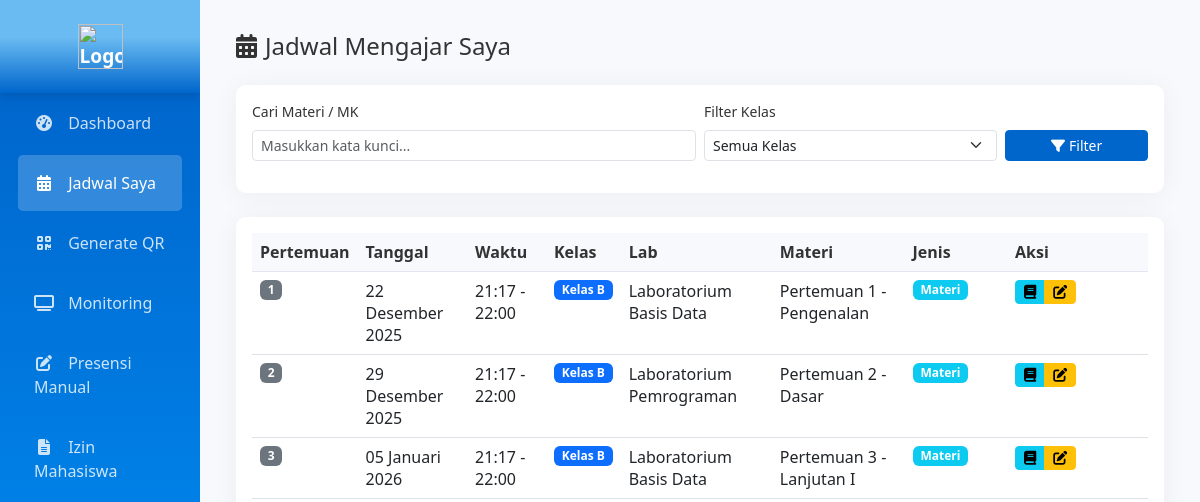
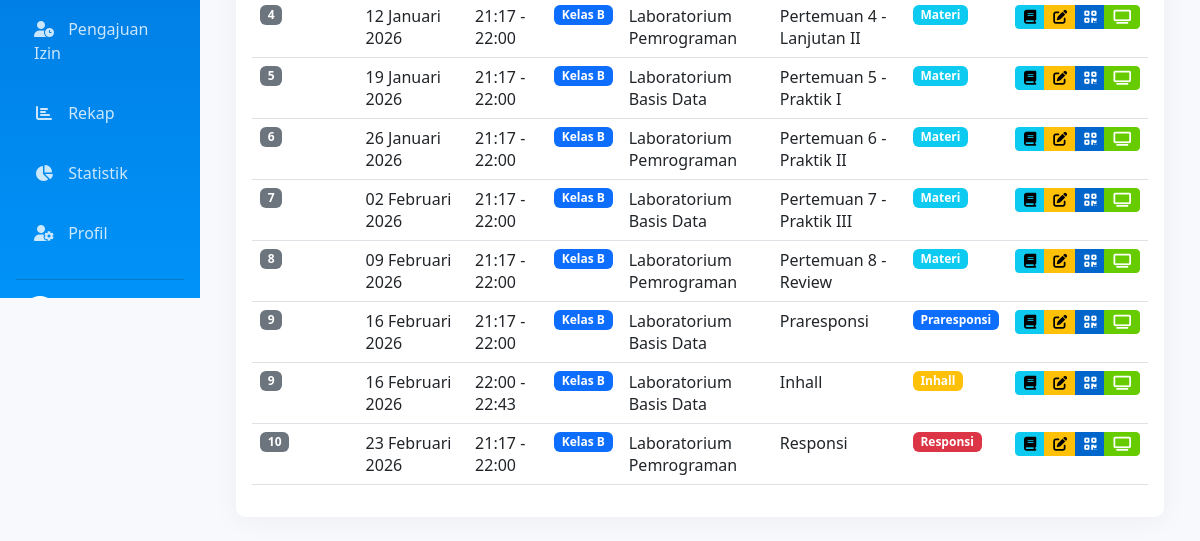
The app's page /index.php?page=asisten_jadwal (signed in), older data (2 pictures, top to bottom).
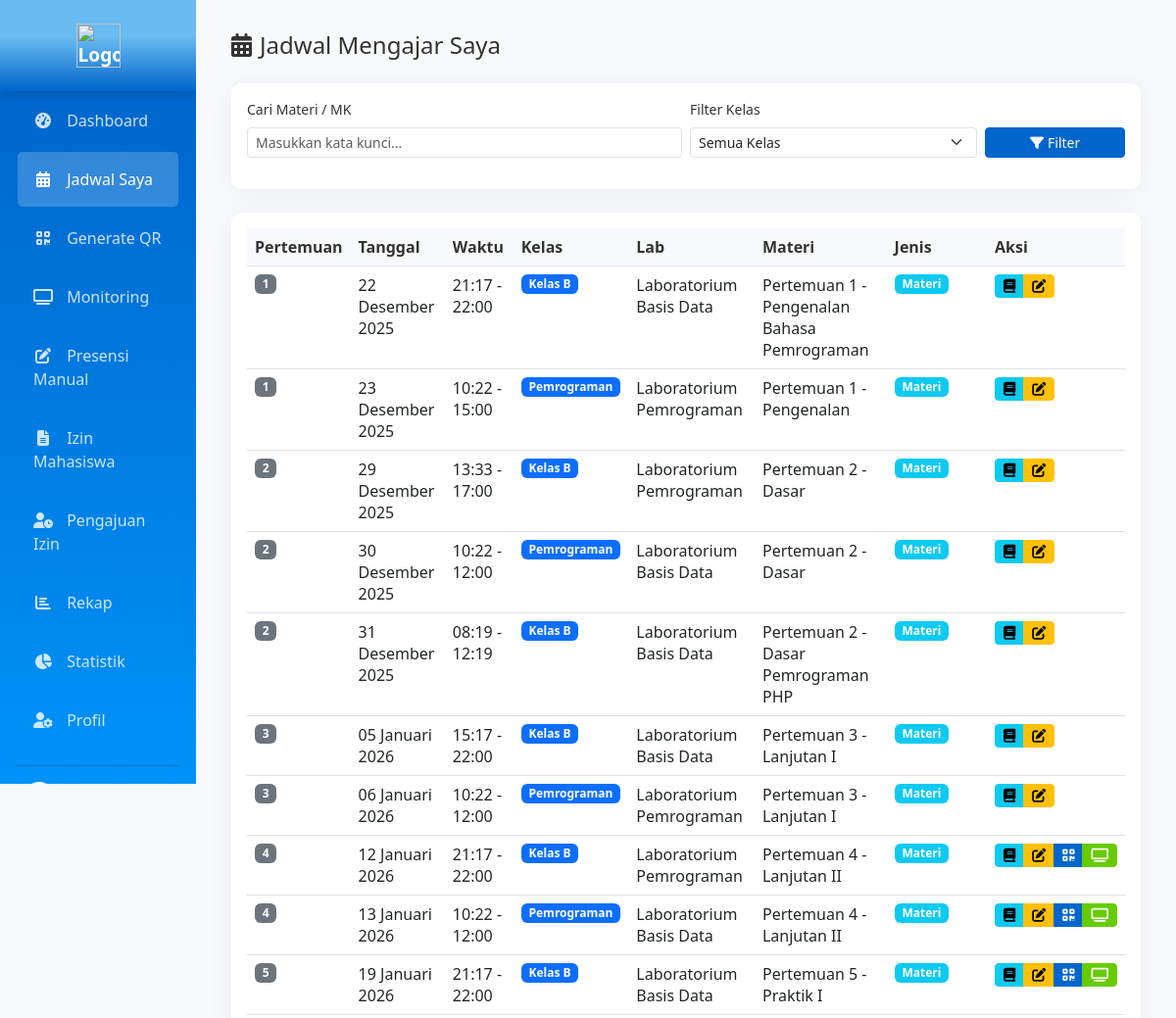
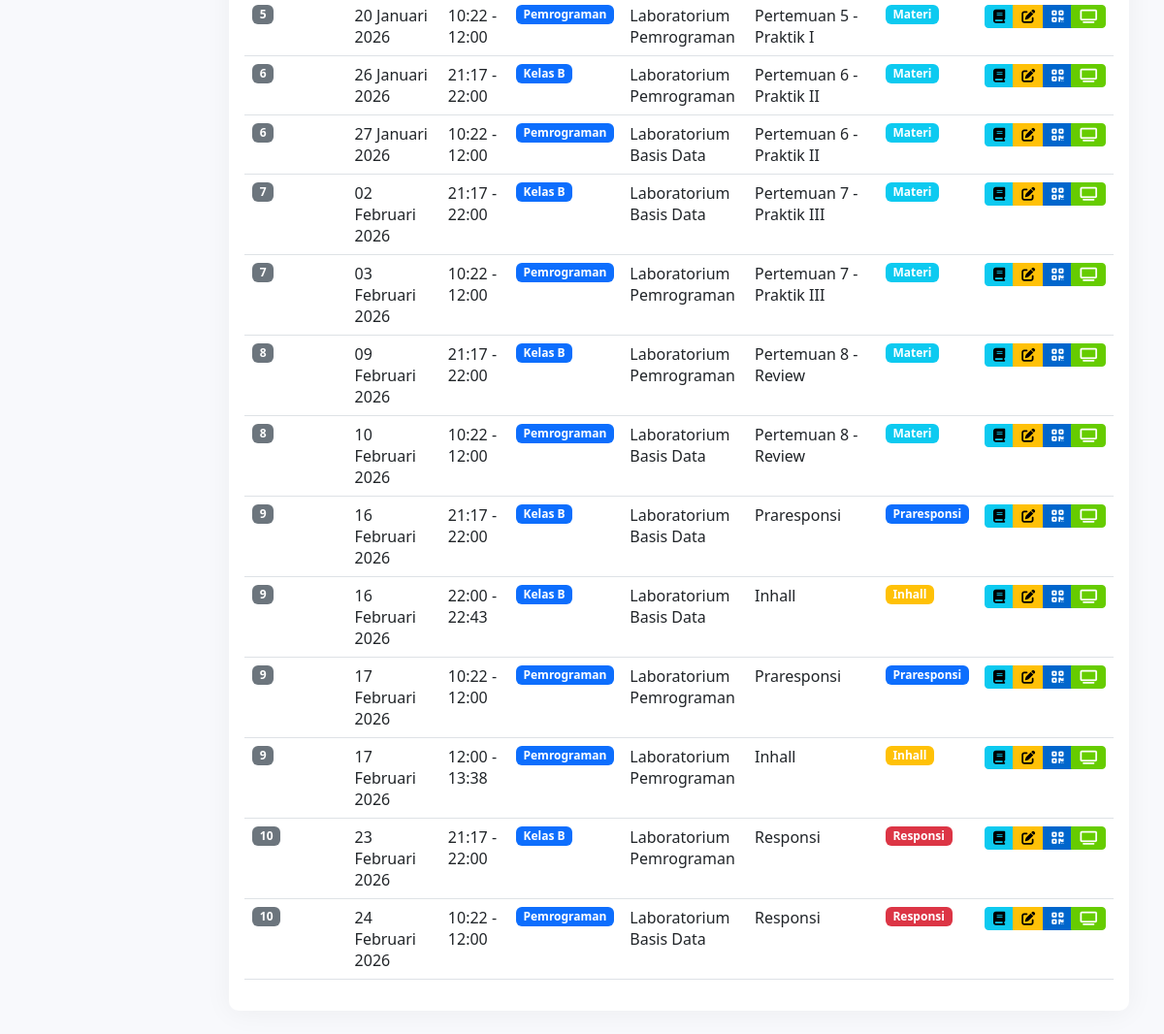
The same page, newer data (2 pictures, top to bottom).
### tables this page shows
CREATE TABLE `jadwal` (
  `id` int(11) NOT NULL,
  `pertemuan_ke` int(11) NOT NULL,
  `tanggal` date NOT NULL,
  `jam_mulai` time NOT NULL,
  `jam_selesai` time NOT NULL,
  `kode_lab` varchar(10) DEFAULT NULL,
  `kode_kelas` char(1) NOT NULL,
  `kode_mk` varchar(10) NOT NULL,
  `materi` varchar(100) NOT NULL,
  `kode_asisten_1` varchar(10) DEFAULT NULL,
  `kode_asisten_2` varchar(10) DEFAULT NULL,
  `jenis` enum('materi','inhall','praresponsi','responsi') DEFAULT 'materi',
  `keterangan` text DEFAULT NULL,
  `created_at` timestamp NOT NULL DEFAULT current_timestamp()
);

CREATE TABLE `kelas` (
  `kode_kelas` char(1) NOT NULL,
  `nama_kelas` varchar(50) DEFAULT NULL,
  `program_studi` varchar(100) DEFAULT NULL,
  `tahun_ajaran` varchar(9) DEFAULT NULL
);

CREATE TABLE `lab` (
  `id` int(11) NOT NULL,
  `kode_lab` varchar(10) NOT NULL,
  `nama_lab` varchar(50) DEFAULT NULL,
  `kapasitas` int(11) DEFAULT NULL,
  `lokasi` varchar(100) DEFAULT NULL,
  `status` enum('active','maintenance') DEFAULT 'active',
  `latitude` varchar(50) DEFAULT NULL,
  `longitude` varchar(50) DEFAULT NULL
);

### includes/fungsi.php (called while the page is built, shortened)
<?php
require_once __DIR__ . '/../config/koneksi.php';
function get_asisten_login() {
    global $conn;
    $user_id = $_SESSION['user_id'];
    $stmt = mysqli_prepare($conn, "SELECT a.*, mk.nama_mk
                                   FROM asisten a
                                   LEFT JOIN mata_kuliah mk ON a.kode_mk = mk.kode_mk
                                   WHERE a.user_id = ?");
    mysqli_stmt_bind_param($stmt, "i", $user_id);
    mysqli_stmt_execute($stmt);
    $result = mysqli_stmt_get_result($stmt);
    return mysqli_fetch_assoc($result);
}
function format_tanggal($tanggal) {
    $bulan = array(
        1 => 'Januari', 'Februari', 'Maret', 'April', 'Mei', 'Juni',
        'Juli', 'Agustus', 'September', 'Oktober', 'November', 'Desember'
    );
    $split = explode('-', $tanggal);
    return $split[2] . ' ' . $bulan[(int)$split[1]] . ' ' . $split[0];
}
function format_waktu($waktu) {
    return date('H:i', strtotime($waktu));
}
?>

### pages/asisten/jadwal.php (the view, shortened to what the changed rows need)
<?php
$asisten = get_asisten_login();
$kode_asisten = $asisten['kode_asisten'];
$filter_kelas = isset($_GET['kelas']) ? escape($_GET['kelas']) : '';
$search = isset($_GET['search']) ? escape($_GET['search']) : '';
$search_param = '%' . $search . '%';
if ($filter_kelas && $search) {
    $stmt_jadwal = mysqli_prepare($conn, "SELECT j.*, k.nama_kelas, l.nama_lab, mk.nama_mk
                                FROM jadwal j
                                LEFT JOIN kelas k ON j.kode_kelas = k.kode_kelas
                                LEFT JOIN lab l ON j.kode_lab = l.kode_lab
                                LEFT JOIN mata_kuliah mk ON j.kode_mk = mk.kode_mk
                                WHERE (j.kode_asisten_1 = ? OR j.kode_asisten_2 = ?)
                                AND j.kode_kelas = ?
                                AND (j.materi LIKE ? OR mk.nama_mk LIKE ?)
                                ORDER BY j.tanggal ASC, j.jam_mulai ASC");
    mysqli_stmt_bind_param($stmt_jadwal, "sssss", $kode_asisten, $kode_asisten, $filter_kelas, $search_param, $search_param);
} else {
    $stmt_jadwal = mysqli_prepare($conn, "SELECT j.*, k.nama_kelas, l.nama_lab, mk.nama_mk
                                FROM jadwal j
                                LEFT JOIN kelas k ON j.kode_kelas = k.kode_kelas
                                LEFT JOIN lab l ON j.kode_lab = l.kode_lab
                                LEFT JOIN mata_kuliah mk ON j.kode_mk = mk.kode_mk
                                WHERE (j.kode_asisten_1 = ? OR j.kode_asisten_2 = ?)
                                ORDER BY j.tanggal ASC, j.jam_mulai ASC");
    mysqli_stmt_bind_param($stmt_jadwal, "ss", $kode_asisten, $kode_asisten);
}
mysqli_stmt_execute($stmt_jadwal);
$jadwal = mysqli_stmt_get_result($stmt_jadwal);
    ?>
<?php include 'includes/header.php'; ?>
<div class="container-fluid">
    <div class="row">
        <div class="col-md-9 col-lg-10">
            <div class="content-wrapper p-4">
                <div class="card">
                    <div class="card-body p-2 p-md-3" id="jadwalContainer">
                        <div class="table-responsive d-none d-lg-block">
                            <table class="table table-hover">
                                <thead>
                                    <tr>
                                        <th>Pertemuan</th>
                                        <th>Tanggal</th>
                                        <th>Waktu</th>
                                        <th>Kelas</th>
                                        <th>Lab</th>
                                        <th>Materi</th>
                                        <th>Jenis</th>
                                        <th>Aksi</th>
                                    </tr>
                                </thead>
                                <tbody>
                                    <?php
                                    mysqli_data_seek($jadwal, 0);
                                    $now_time = date('H:i:s');
                                    while ($j = mysqli_fetch_assoc($jadwal)): ?>
                                        <?php
                                        $is_past = strtotime($j['tanggal']) < strtotime(date('Y-m-d'));
                                        $is_today = $j['tanggal'] == date('Y-m-d');
                                        $is_finished_today = $is_today && (strtotime($j['jam_selesai']) < strtotime($now_time));
                                        $is_ended = $is_past || $is_finished_today;
                                        ?>
                                        <tr class="<?= $is_ended ? 'text-muted' : ($is_today ? 'table-primary' : '') ?>">
                                            <td><span class="badge bg-secondary"><?= $j['pertemuan_ke'] ?></span></td>
                                            <td><?= format_tanggal($j['tanggal']) ?></td>
                                            <td><?= format_waktu($j['jam_mulai']) ?> - <?= format_waktu($j['jam_selesai']) ?></td>
                                            <td><span class="badge bg-primary"><?= $j['nama_kelas'] ?></span></td>
                                            <td><?= $j['nama_lab'] ?></td>
                                            <td><?= $j['materi'] ?></td>
                                            <td>
                                                <span class="badge bg-<?= ($j['jenis'] == 'responsi' || $j['jenis'] == 'ujikom') ? 'danger' : ($j['jenis'] == 'inhall' ? 'warning' : ($j['jenis'] == 'praresponsi' ? 'primary' : 'info')) ?>">
                                                    <?= ucfirst($j['jenis']) ?>
                                                </span>
                                            </td>
                                            <td>
                                                <div class="btn-group btn-group-sm">
                                                    <a href="index.php?page=asisten_materi&jadwal=<?= $j['id'] ?>" class="btn btn-info" title="Kelola Materi (File/Teks)">
                                                        <i class="fas fa-book"></i>
                                                    </a>
                                                    <button class="btn btn-warning" onclick='editJadwal(<?= json_encode($j) ?>)' title="Edit Judul Materi">
                                                        <i class="fas fa-edit"></i>
                                                    </button>
                                                    <?php if (!$is_ended): ?>
                                                        <a href="index.php?page=asisten_qrcode&jadwal=<?= $j['id'] ?>" class="btn btn-primary" title="Generate QR">
                                                            <i class="fas fa-qrcode"></i>
                                                        </a>
                                                        <a href="index.php?page=asisten_monitoring&jadwal=<?= $j['id'] ?>" class="btn btn-success" title="Monitoring Presensi">
                                                            <i class="fas fa-tv"></i>
                                                        </a>
                                                    <?php endif; ?>
                                                </div>
                                            </td>
                                        </tr>
                                    <?php endwhile; ?>
                                </tbody>
                            </table>
                        </div>
                    </div>
                </div>
            </div>
        </div>
    </div>
</div>
<?php include 'includes/footer.php'; ?>

Row changes from the older to the newer data that the page shows:
changed jadwal: materi "Pertemuan 1 - Pengenalan" → "Pertemuan 1 - Pengenalan Bahasa Pemrograman"
added jadwal: pertemuan_ke "1", tanggal "23 Desember 2025", jam_mulai "10:22", jam_selesai "15:00", kode_kelas.nama_kelas "Pemrograman", lab.nama_lab "Laboratorium Pemrograman", materi "Pertemuan 1 - Pengenalan", jenis "Materi"
changed jadwal "29 Desember 2025": jam_mulai "21:17" → "13:33"; jam_selesai "22:00" → "17:00"
added jadwal: pertemuan_ke "2", tanggal "30 Desember 2025", jam_mulai "10:22", jam_selesai "12:00", kode_kelas.nama_kelas "Pemrograman", lab.nama_lab "Laboratorium Basis Data", materi "Pertemuan 2 - Dasar", jenis "Materi"
added jadwal: pertemuan_ke "2", tanggal "31 Desember 2025", jam_mulai "08:19", jam_selesai "12:19", kode_kelas.nama_kelas "Kelas B", lab.nama_lab "Laboratorium Basis Data", materi "Pertemuan 2 - Dasar Pemrograman PHP", jenis "Materi"
changed jadwal "05 Januari 2026": jam_mulai "21:17" → "15:17"
added jadwal: pertemuan_ke "3", tanggal "06 Januari 2026", jam_mulai "10:22", jam_selesai "12:00", kode_kelas.nama_kelas "Pemrograman", lab.nama_lab "Laboratorium Pemrograman", materi "Pertemuan 3 - Lanjutan I", jenis "Materi"
added jadwal: pertemuan_ke "4", tanggal "13 Januari 2026", jam_mulai "10:22", jam_selesai "12:00", kode_kelas.nama_kelas "Pemrograman", lab.nama_lab "Laboratorium Basis Data", materi "Pertemuan 4 - Lanjutan II", jenis "Materi"
added jadwal: pertemuan_ke "5", tanggal "20 Januari 2026", jam_mulai "10:22", jam_selesai "12:00", kode_kelas.nama_kelas "Pemrograman", lab.nama_lab "Laboratorium Pemrograman", materi "Pertemuan 5 - Praktik I", jenis "Materi"
added jadwal: pertemuan_ke "6", tanggal "27 Januari 2026", jam_mulai "10:22", jam_selesai "12:00", kode_kelas.nama_kelas "Pemrograman", lab.nama_lab "Laboratorium Basis Data", materi "Pertemuan 6 - Praktik II", jenis "Materi"
added jadwal: pertemuan_ke "7", tanggal "03 Februari 2026", jam_mulai "10:22", jam_selesai "12:00", kode_kelas.nama_kelas "Pemrograman", lab.nama_lab "Laboratorium Pemrograman", materi "Pertemuan 7 - Praktik III", jenis "Materi"
added jadwal: pertemuan_ke "8", tanggal "10 Februari 2026", jam_mulai "10:22", jam_selesai "12:00", kode_kelas.nama_kelas "Pemrograman", lab.nama_lab "Laboratorium Basis Data", materi "Pertemuan 8 - Review", jenis "Materi"
added jadwal: pertemuan_ke "9", tanggal "17 Februari 2026", jam_mulai "10:22", jam_selesai "12:00", kode_kelas.nama_kelas "Pemrograman", lab.nama_lab "Laboratorium Pemrograman", materi "Praresponsi", jenis "Praresponsi"
added jadwal: pertemuan_ke "9", tanggal "17 Februari 2026", jam_mulai "12:00", jam_selesai "13:38", kode_kelas.nama_kelas "Pemrograman", lab.nama_lab "Laboratorium Pemrograman", materi "Inhall", jenis "Inhall"
added jadwal: pertemuan_ke "10", tanggal "24 Februari 2026", jam_mulai "10:22", jam_selesai "12:00", kode_kelas.nama_kelas "Pemrograman", lab.nama_lab "Laboratorium Basis Data", materi "Responsi", jenis "Responsi"
